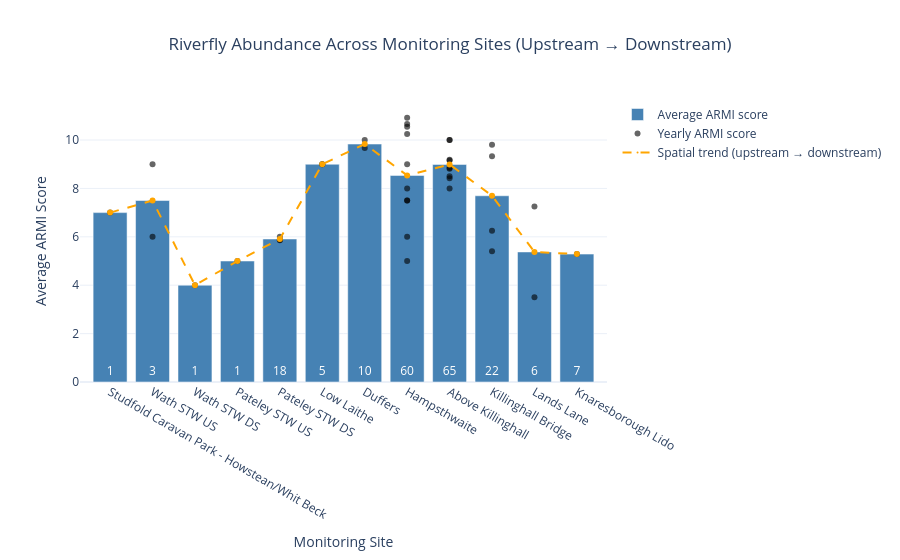

The notebook cell saved with this chart:
### Markdown cell above
How to read this graph:
- Blue bar = average ARMI score at each site
- Black dots = ARMI score for each year
- “Total surveys” shows how much data supports each average
- Sites are ordered from upstream (left) to downstream (right)

### Code cell
import pandas as pd
import plotly.graph_objects as go

# Make a copy of River Nidd data
nidd = df_nidd.copy()
nidd['year'] = nidd['recorded_date'].dt.year

# 1. Compute site-year mean
site_year_mean = (
    nidd.groupby(['site', 'year'])['armi_total']
    .mean()
    .reset_index(name='mean_armi')
)

# 2. Compute site-level mean across years
site_mean = (
    site_year_mean.groupby('site')['mean_armi']
    .mean()
    .reset_index(name='site_mean_armi')
)

# 3. Compute survey effort per site
site_effort = (
    nidd.groupby('site')['armi_total']
    .count()
    .reset_index(name='total_surveys')
)

# 4. Merge into summary table
site_summary = pd.merge(site_mean, site_effort, on='site')

# 5. Upstream → downstream order (full site names)
hydro_order_full = [
    "Studfold Caravan Park - Howstean/Whit Beck",
    "Wath STW US",
    "Wath STW DS",
    "Pateley STW US",
    "Pateley STW DS",
    "Low Laithe",
    "Duffers",
    "Hampsthwaite",
    "Above Killinghall",
    "Killinghall Bridge",
    "Lands Lane",
    "Knaresborough Lido"
]

# Set categorical ordering
site_summary['site'] = pd.Categorical(site_summary['site'], categories=hydro_order_full, ordered=True)
site_year_mean['site'] = pd.Categorical(site_year_mean['site'], categories=hydro_order_full, ordered=True)

# Sort for plotting
site_summary = site_summary.sort_values('site')
site_year_mean = site_year_mean.sort_values('site')

# 6. Plot
fig = go.Figure()

# Bars: site-level mean ARMI
fig.add_trace(go.Bar(
    x=site_summary['site'],
    y=site_summary['site_mean_armi'],
    marker_color='steelblue',
    name='Average ARMI score',
    hovertemplate=(
        "<b>%{x}</b><br>"
        "Average ARMI score: %{y:.1f}<br>"
        "Total surveys: %{customdata}<extra></extra>"
    ),
    customdata=site_summary['total_surveys'],
    text=site_summary['total_surveys'],
    textposition='inside',
    insidetextanchor='start',
    textfont=dict(color='white', size=12)
))

# Dots: yearly ARMI scores
fig.add_trace(go.Scatter(
    x=site_year_mean['site'],
    y=site_year_mean['mean_armi'],
    mode='markers',
    marker=dict(color='black', size=6, opacity=0.6),
    name='Yearly ARMI score',
    customdata=site_year_mean['year'],
    hovertemplate=(
        "<b>%{x}</b><br>"
        "Year: %{customdata}<br>"
        "ARMI score: %{y:.1f}<extra></extra>"
    )
))

# Orange dashed line to show upstream → downstream trend
fig.add_trace(go.Scatter(
    x=site_summary['site'],
    y=site_summary['site_mean_armi'],
    mode='lines+markers',
    line=dict(color='orange', dash='dash', width=2),
    marker=dict(size=0),
    name='Spatial trend (upstream → downstream)',
    hoverinfo='skip'
))

# Layout
fig.update_layout(
    title=dict(text="Riverfly Abundance Across Monitoring Sites (Upstream → Downstream)", x=0.5),
    xaxis_title='Monitoring Site',
    yaxis_title='Average ARMI Score',
    template='plotly_white',
    showlegend=True,
    legend=dict(
        yanchor="top",
        y=1,
        xanchor="left",
        x=1.02
    ),
    margin=dict(b=120, r=150)
)

# Ensure the x-axis uses the categorical order
fig.update_xaxes(categoryorder='array', categoryarray=hydro_order_full)

fig.show()

### Figure 1 — Plotly figure (JSON) as saved in the notebook; plotly's stock layout.template omitted (floating-point values rounded to 4 significant figures)
{"data": [{"customdata": [1, 3, 1, 1, 18, 5, 10, 60, 65, 22, 6, 7], "hovertemplate": "<b>%{x}</b><br>Average ARMI score: %{y:.1f}<br>Total surveys: %{customdata}<extra></extra>", "insidetextanchor": "start", "marker": {"color": "steelblue"}, "name": "Average ARMI score", "text": [1, 3, 1, 1, 18, 5, 10, 60, 65, 22, 6, 7], "textfont": {"color": "white", "size": 12}, "textposition": "inside", "type": "bar", "x": ["Studfold Caravan Park - Howstean/Whit Beck", "Wath STW US", "Wath STW DS", "Pateley STW US", "Pateley STW DS", "Low Laithe", "Duffers", "Hampsthwaite", "Above Killinghall", "Killinghall Bridge", "Lands Lane", "Knaresborough Lido"], "y": [7, 7.5, 4, 5, 5.911, 9, 9.833, 8.538, 8.992, 7.696, 5.375, 5.286]}, {"customdata": [2017, 2024, 2023, 2023, 2023, 2025, 2024, 2023, 2018, 2017, 2024, 2025, 2025, 2024, 2021, 2020, 2023, 2018, 2017, 2016, 2015, 2019, 2016, 2017, 2018, 2019, 2020, 2022, 2023, 2015, 2024, 2025, 2024, 2019, 2018, 2024, 2025, 2025], "hovertemplate": "<b>%{x}</b><br>Year: %{customdata}<br>ARMI score: %{y:.1f}<extra></extra>", "marker": {"color": "black", "opacity": 0.6, "size": 6}, "mode": "markers", "name": "Yearly ARMI score", "type": "scatter", "x": ["Studfold Caravan Park - Howstean/Whit Beck", "Wath STW US", "Wath STW US", "Wath STW DS", "Pateley STW US", "Pateley STW DS", "Pateley STW DS", "Pateley STW DS", "Low Laithe", "Low Laithe", "Duffers", "Duffers", "Hampsthwaite", "Hampsthwaite", "Hampsthwaite", "Hampsthwaite", "Hampsthwaite", "Hampsthwaite", "Hampsthwaite", "Hampsthwaite", "Hampsthwaite", "Hampsthwaite", "Above Killinghall", "Above Killinghall", "Above Killinghall", "Above Killinghall", "Above Killinghall", "Above Killinghall", "Above Killinghall", "Above Killinghall", "Above Killinghall", "Killinghall Bridge", "Killinghall Bridge", "Killinghall Bridge", "Killinghall Bridge", "Lands Lane", "Lands Lane", "Knaresborough Lido"], "y": [7, 9, 6, 4, 5, 5.857, 5.875, 6, 9, 9, 9.667, 10, 5, 6, 7.5, 9, 10.67, 10.25, 10.92, 10.55, 8, 7.5, 8.417, 9.154, 8.818, 9.182, 10, 8, 8.857, 10, 8.5, 5.4, 6.25, 9.333, 9.8, 3.5, 7.25, 5.286]}, {"hoverinfo": "skip", "line": {"color": "orange", "dash": "dash", "width": 2}, "marker": {"size": 0}, "mode": "lines+markers", "name": "Spatial trend (upstream → downstream)", "type": "scatter", "x": ["Studfold Caravan Park - Howstean/Whit Beck", "Wath STW US", "Wath STW DS", "Pateley STW US", "Pateley STW DS", "Low Laithe", "Duffers", "Hampsthwaite", "Above Killinghall", "Killinghall Bridge", "Lands Lane", "Knaresborough Lido"], "y": [7, 7.5, 4, 5, 5.911, 9, 9.833, 8.538, 8.992, 7.696, 5.375, 5.286]}], "layout": {"autosize": true, "legend": {"x": 1.02, "xanchor": "left", "y": 1, "yanchor": "top"}, "margin": {"b": 120, "r": 150}, "showlegend": true, "title": {"text": "Riverfly Abundance Across Monitoring Sites (Upstream → Downstream)", "x": 0.5}, "xaxis": {"autorange": true, "categoryarray": ["Studfold Caravan Park - Howstean/Whit Beck", "Wath STW US", "Wath STW DS", "Pateley STW US", "Pateley STW DS", "Low Laithe", "Duffers", "Hampsthwaite", "Above Killinghall", "Killinghall Bridge", "Lands Lane", "Knaresborough Lido"], "categoryorder": "array", "range": [-0.7584, 11.76], "title": {"text": "Monitoring Site"}, "type": "category"}, "yaxis": {"autorange": true, "range": [0, 12.16], "title": {"text": "Average ARMI Score"}, "type": "linear"}}}
